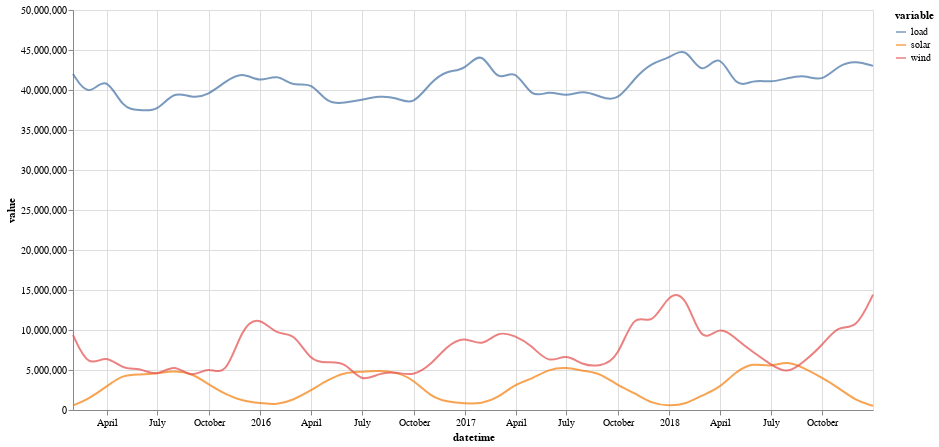

The notebook cell this image was saved under:
### Markdown cell above
While above line chart is truthful to the local fluctuations, it makes it hard to actually grasp the up and down over the course of months and years. Let's change the sampling from days to months to examine the overall patterns in the data.

### Code cell
months = df.resample("M").sum()

# to make the line a bit smoother, we include an interpolate parameter
alt.Chart(months.reset_index().melt("datetime")).mark_line(opacity=0.75, interpolate="basis").encode(
    x='datetime',
    y='value',
    color='variable',
).properties(width=800, height=400)

### Figure 1 — Vega-Lite specification as saved in the notebook (floating-point values rounded to 4 significant figures; data arrays with more than 128 entries replaced by an {"elided": "..."} marker saying what was removed)
{"config": {"view": {"continuousWidth": 400, "continuousHeight": 300}}, "data": {"name": "data-a20815f7751b46bb71ab9dcbb520bf52"}, "mark": {"type": "line", "interpolate": "basis", "opacity": 0.75}, "encoding": {"color": {"field": "variable", "type": "nominal"}, "x": {"field": "datetime", "type": "temporal"}, "y": {"field": "value", "type": "quantitative"}}, "height": 400, "width": 800, "$schema": "https://vega.github.io/schema/vega-lite/v4.17.0.json", "datasets": {"data-a20815f7751b46bb71ab9dcbb520bf52": {"elided": "144 records"}}}
